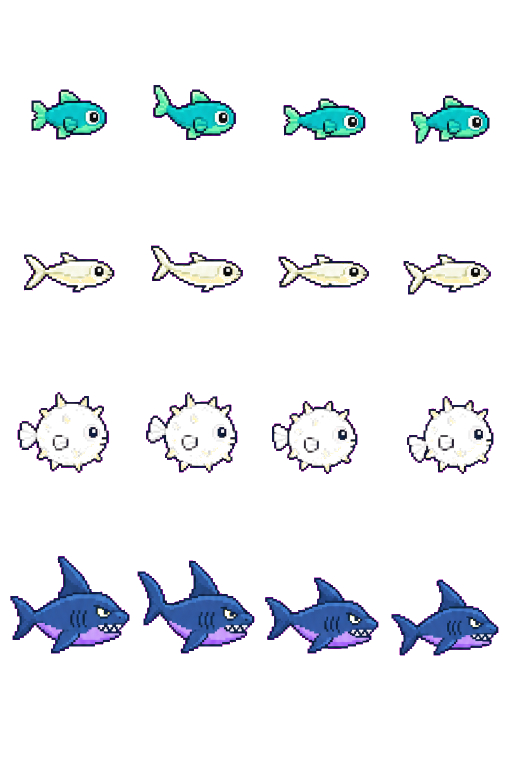
#> input picture art_source/processed/fish_roster_model_sheet_v001.png, 1024 x 1536 px, given in place of ocean_water_tile_v001.png, which was not available (shown at 1/2 size)
$ python build_environment_assets.py
#> lines starting #> are read from the running program, lines starting #| are printed output that depends on the picture; pictures that were not available may be replaced by others from this repository, and a replacement may not be noted
#!/usr/bin/env python3
"""Build compact nearest-neighbor environment assets from approved sources."""

from pathlib import Path

from PIL import Image


ROOT = Path(__file__).resolve().parents[1]
SOURCE_DIR = ROOT / "art_source"
OUTPUT_DIR = ROOT / "assets" / "images" / "environment"


def build_water_tile() -> None:
    source = Image.open(
        SOURCE_DIR / "concepts" / "ocean_water_tile_v001.png"
    ).convert("RGB")
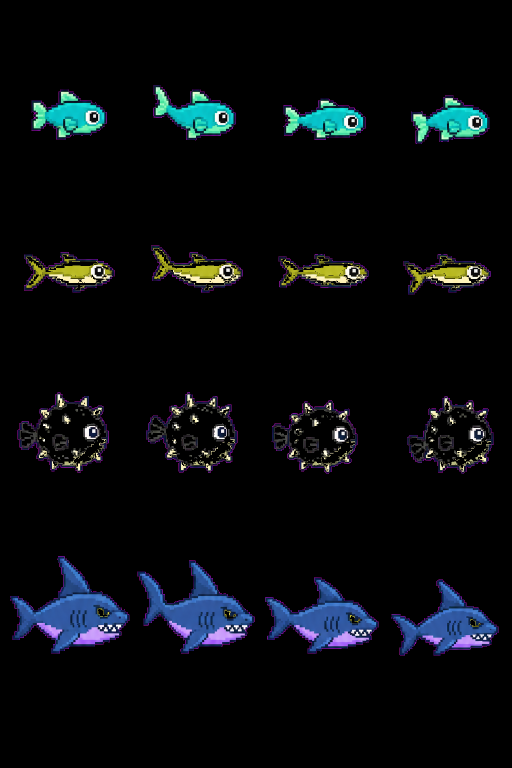
#> source: PIL image 1024x1536 RGB (shown at 1/2 size); mean R, G, B 8.4, 11.4, 14.3
    tile = source.resize((256, 256), Image.Resampling.NEAREST)
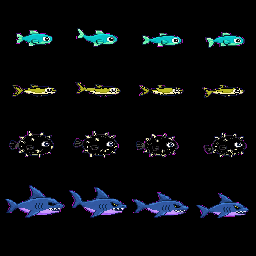
#> tile: PIL image 256x256 RGB; mean R, G, B 8.4, 11.4, 14.2
    OUTPUT_DIR.mkdir(parents=True, exist_ok=True)
    tile.save(OUTPUT_DIR / "ocean_water_tile_v001.png", optimize=True)


def build_props_atlas() -> None:
    source = Image.open(
        SOURCE_DIR / "processed" / "ocean_props_sheet_v001.png"
    ).convert("RGBA")
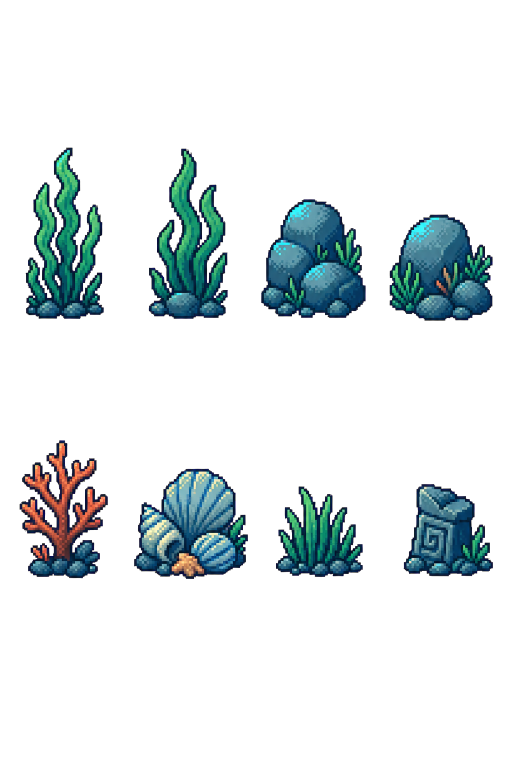
#> input picture art_source/processed/ocean_props_sheet_v001.png, 1024 x 1536 px (shown at 1/2 size)
#> source is the input picture: PIL image 1024x1536 RGBA; mean R, G, B, A 7.1, 14.6, 15.8, 38.4
    cell_size = 64
    atlas = Image.new("RGBA", (cell_size * 4, cell_size * 2))
#> atlas: PIL image 256x128 RGBA; every value is 0

    for row in range(2):
        for column in range(4):
            crop = source.crop(
                (
                    column * source.width // 4,
                    row * source.height // 2,
                    (column + 1) * source.width // 4,
                    (row + 1) * source.height // 2,
                )
            )
            bounds = crop.getchannel("A").getbbox()
            if bounds is None:
                raise RuntimeError(f"Missing prop at row {row}, column {column}")
            prop = crop.crop(bounds)
            prop.thumbnail((60, 60), Image.Resampling.NEAREST)
            destination = (
                column * cell_size + (cell_size - prop.width) // 2,
                row * cell_size + cell_size - prop.height - 2,
            )
            atlas.alpha_composite(prop, destination)
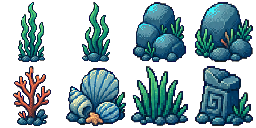
#> atlas: PIL image 256x128 RGBA; mean R, G, B, A 21.6, 44.2, 49.5, 117.2; transparent parts drawn white
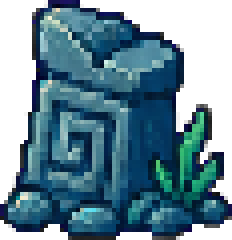
#> prop: PIL image 58x60 RGBA (shown 4 times larger); mean R, G, B, A 26.8, 59.7, 74.3, 175.9; transparent parts drawn white

    OUTPUT_DIR.mkdir(parents=True, exist_ok=True)
    atlas.save(OUTPUT_DIR / "ocean_props_atlas_v001.png", optimize=True)


def main() -> None:
    build_water_tile()
    build_props_atlas()


if __name__ == "__main__":
    main()
